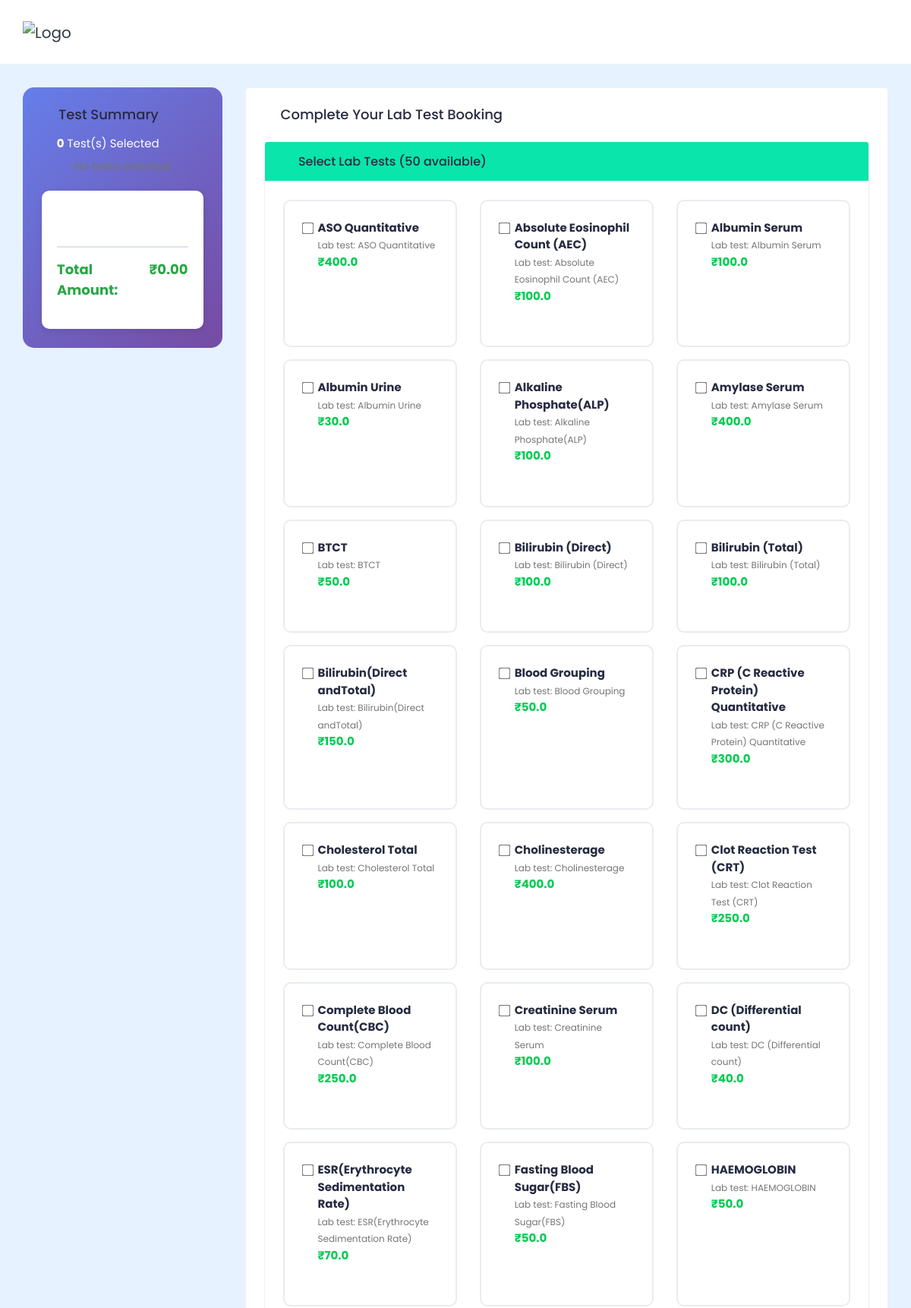
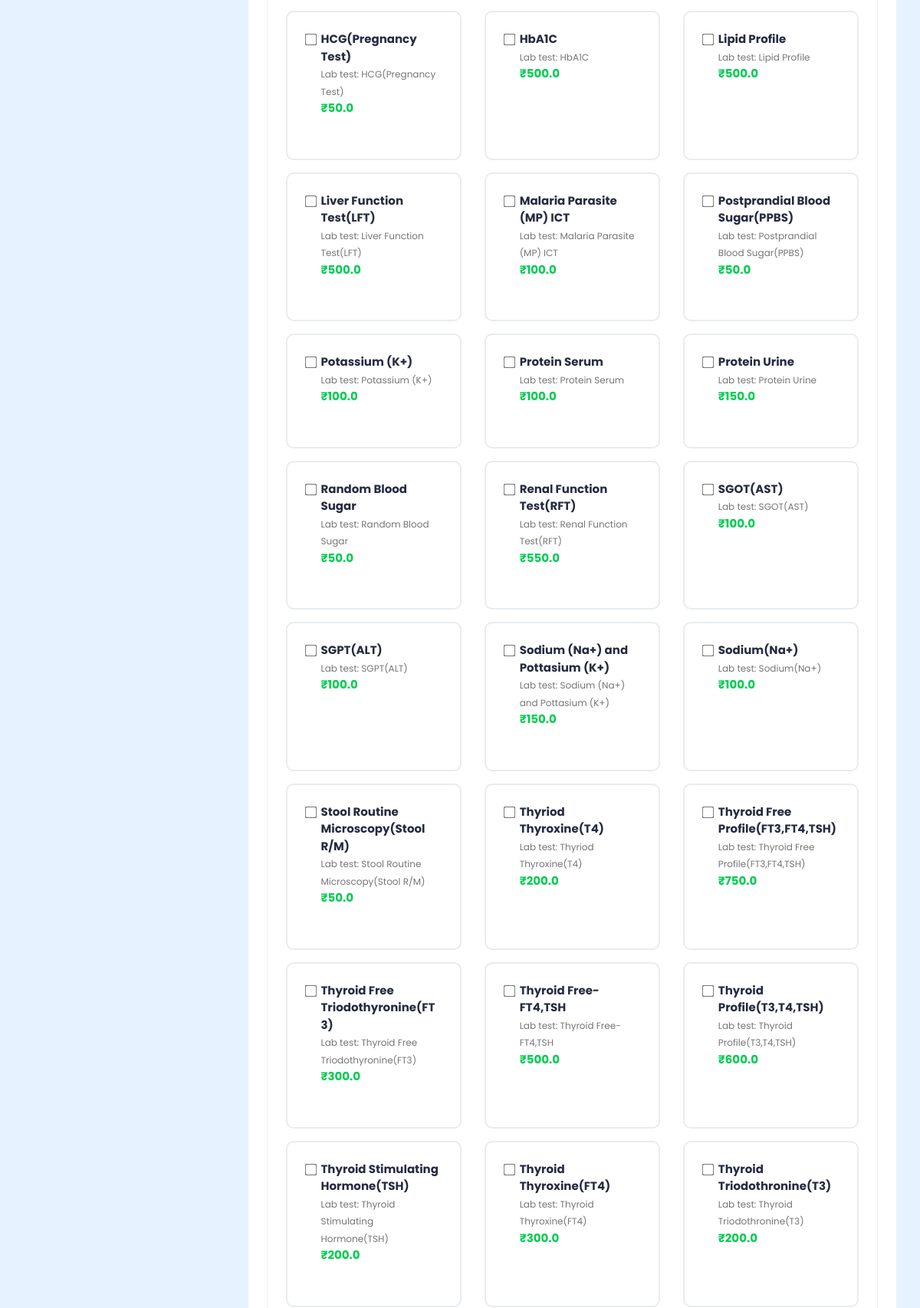
Page /razorpay/book-test/ (upper part) on the committed database (2 pictures, top to bottom).
### hospital_admin/models.py (models this page shows, shortened)
class Test_Information(models.Model):
    test_id = models.AutoField(primary_key=True)
    test_name = models.CharField(max_length=200, null=True, blank=True)
    test_price = models.CharField(max_length=200, null=True, blank=True)

### razorpay_payment/views.py (the view)
# urls.py: path('book-test/', views.standalone_test_booking, name='standalone-test-booking'),
def standalone_test_booking(request):
    try:
        from hospital_admin.models import Test_Information
        available_tests = Test_Information.objects.filter(
            test_status='active'  # Assuming there's a status field
        ).order_by('test_name') if hasattr(Test_Information, 'test_status') else Test_Information.objects.all().order_by('test_name')
        if not available_tests.exists():
            from doctor.models import Test
            doctor_tests = Test.objects.all().order_by('test_name')
            test_list = []
            for test in doctor_tests:
                test_list.append({
                    'id': test.id,
                    'name': test.test_name,
                    'price': float(test.amount) if hasattr(test, 'amount') and test.amount else 0,
                    'description': getattr(test, 'test_description', f'Lab test: {test.test_name}'),
                })
        else:
            test_list = []
            for test in available_tests:
                test_id = getattr(test, 'test_id', None) or getattr(test, 'id', None)
                test_name = getattr(test, 'test_name', 'Unknown Test')
                test_price = float(test.test_price) if test.test_price else 0
                test_description = f'Lab test: {test_name}'
                test_list.append({
                    'id': test_id,
                    'name': test_name,
                    'price': test_price,
                    'description': test_description,
                })
        home_collection_fee = 99.0
        context = {
            'available_tests': test_list,
            'home_collection_fee': home_collection_fee,
            'test_count': len(test_list),
        }
        return render(request, 'lab-test-booking.html', context)
    except Exception as e:
        messages.error(request, f'Error loading test booking page: {str(e)}')
        return redirect('patient-dashboard')

### templates/lab-test-booking.html (shortened to what this page needs)
{% load static %}
<!DOCTYPE html>
<html lang="en">
<head>
    <link rel="stylesheet" href="{% static 'HealthStack-System/css/Normal/bootstrap.min.css' %}">
    <link rel="stylesheet" href="{% static 'HealthStack-System/plugins/Normal/fontawesome/css/fontawesome.min.css' %}">
    <link rel="stylesheet" href="{% static 'HealthStack-System/plugins/Normal/fontawesome/css/all.min.css' %}">
    <link rel="stylesheet" href="{% static 'HealthStack-System/css/Normal/style.css' %}">
</head>
<body>
    <div class="main-wrapper">
        <header class="header">
            <nav class="navbar navbar-expand-lg header-nav">
                <div class="navbar-header">
                    <a href="{% url 'login' %}" class="navbar-brand logo">
                        <img src="{% static 'HealthStack-System/images/Normal/logo.png' %}" class="img-fluid" alt="Logo">
                    </a>
                </div>
            </nav>
        </header>
        <div class="content">
            <div class="container-fluid">
                <div class="row">
                    <div class="col-md-5 col-lg-4 col-xl-3 theiaStickySidebar">
                        <div class="test-summary-card">
                            <h4><i class="fas fa-flask mr-2"></i>Test Summary</h4>
                            <div class="mt-3">
                                <div id="selected-tests-count" class="mb-2">
                                    <i class="fas fa-vial mr-2"></i><strong id="test-count">0</strong> Test(s) Selected
                                </div>
                                <div class="test-list" id="selected-tests-list">
                                    <p class="text-center mb-0 text-muted">No tests selected</p>
                                </div>
                            </div>
                            <div class="price-breakdown">
                                <div class="price-row">
                                    <span>Tests Subtotal:</span>
                                    <span id="tests-subtotal">₹0</span>
                                </div>
                                <div class="price-row total">
                                    <span>Total Amount:</span>
                                    <span id="total-amount">₹{{ total_amount }}</span>
                                </div>
                            </div>
                        </div>
                    </div>
                    <div class="col-md-7 col-lg-8 col-xl-9">
                        <div class="card">
                            <div class="card-body">
                                <h4 class="card-title mb-4">
                                    <i class="fas fa-clipboard-list mr-2"></i>Complete Your Lab Test Booking
                                </h4>
                                {% if available_tests %}
                                    <div class="card mb-4">
                                        <div class="card-header bg-primary text-white">
                                            <h5 class="mb-0"><i class="fas fa-flask mr-2"></i>Select Lab Tests ({{ test_count }} available)</h5>
                                        </div>
                                        <div class="card-body">
                                            <div class="row">
                                                {% for test in available_tests %}
                                                <div class="col-md-6 col-lg-4 mb-3">
                                                    <div class="card test-selection-card h-100">
                                                        <div class="card-body">
                                                            <div class="form-check">
                                                                <input class="form-check-input test-checkbox"
                                                                       type="checkbox"
                                                                       name="selected_tests"
                                                                       value="{{ test.id }}"
                                                                       id="test_{{ test.id }}"
                                                                       data-price="{{ test.price }}">
                                                                <label class="form-check-label w-100" for="test_{{ test.id }}">
                                                                    <strong>{{ test.name }}</strong><br>
                                                                    <small class="text-muted">{{ test.description|truncatechars:60 }}</small><br>
                                                                    <span class="text-success font-weight-bold">₹{{ test.price }}</span>
                                                                </label>
                                                            </div>
                                                        </div>
                                                    </div>
                                                </div>
                                                {% endfor %}
                                            </div>
                                        </div>
                                    </div>
                                {% else %}
                                    <div class="alert alert-warning">
                                        <i class="fas fa-exclamation-triangle mr-2"></i>
                                        No lab tests are currently available. Please contact the lab administrator.
                                    </div>
                                {% endif %}
                            </div>
                        </div>
                    </div>
                </div>
            </div>
        </div>
    </div>
</body>
</html>

### templates/lab-test-booking.html (style rules this page uses)
.test-summary-card { background: linear-gradient(135deg, #667eea 0%, #764ba2 100%); color: white; border-radius: 15px; padding: 25px; margin-bottom: 25px; }
.test-selection-card { border: 2px solid #e9ecef; border-radius: 10px; transition: all 0.3s ease; cursor: pointer; }
.form-check-label { cursor: pointer; }
.test-checkbox { transform: scale(1.2); }
.price-breakdown { background: white; border-radius: 10px; padding: 20px; margin-top: 20px; box-shadow: 0 2px 10px rgba(0, 0, 0, 0.1); }
.price-row { display: flex; justify-content: space-between; margin-bottom: 10px; padding: 8px 0; }
.price-row.total { border-top: 2px solid #dee2e6; font-weight: 700; font-size: 18px; color: #28a745; margin-top: 15px; padding-top: 15px; }

### rows in the picture
Test_Information: name "ASO Quantitative"
Test_Information: name "Absolute Eosinophil Count (AEC)"
Test_Information: name "Albumin Serum"
Test_Information: name "Albumin Urine"
Test_Information: name "Alkaline Phosphate(ALP)"
Test_Information: name "Amylase Serum"
Test_Information: name "BTCT"
Test_Information: name "Bilirubin (Direct)"
Test_Information: name "Bilirubin (Total)"
Test_Information: name "Bilirubin(Direct andTotal)"
Test_Information: name "Blood Grouping"
Test_Information: name "CRP (C Reactive Protein) Quantitative"
Test_Information: name "Cholesterol Total"
Test_Information: name "Cholinesterage"
Test_Information: name "Clot Reaction Test (CRT)"
Test_Information: name "Complete Blood Count(CBC)"
Test_Information: name "Creatinine Serum"
Test_Information: name "DC (Differential count)"
Test_Information: name "ESR(Erythrocyte Sedimentation Rate)"
Test_Information: name "Fasting Blood Sugar(FBS)"
Test_Information: name "HAEMOGLOBIN"
Test_Information: name "HCG(Pregnancy Test)"
Test_Information: name "HbA1C"
Test_Information: name "Lipid Profile"
Test_Information: name "Liver Function Test(LFT)"
Test_Information: name "Malaria Parasite (MP) ICT"
Test_Information: name "Postprandial Blood Sugar(PPBS)"
Test_Information: name "Potassium (K+)"
Test_Information: name "Protein Serum"
Test_Information: name "Protein Urine"
Test_Information: name "Random Blood Sugar"
Test_Information: name "Renal Function Test(RFT)"
Test_Information: name "SGOT(AST)"
Test_Information: name "SGPT(ALT)"
Test_Information: name "Sodium (Na+) and Pottasium (K+)"
Test_Information: name "Sodium(Na+)"
Test_Information: name "Stool Routine Microscopy(Stool R/M)"
Test_Information: name "Thyriod Thyroxine(T4)"
Test_Information: name "Thyroid Free Profile(FT3,FT4,TSH)"
Test_Information: name "Thyroid Free Triodothyronine(FT3)"
Test_Information: name "Thyroid Free-FT4,TSH"
Test_Information: name "Thyroid Profile(T3,T4,TSH)"
Test_Information: name "Thyroid Stimulating Hormone(TSH)"
Test_Information: name "Thyroid Thyroxine(FT4)"
Test_Information: name "Thyroid Triodothronine(T3)"

### other values in the picture
{{ test_count }} "50"
{{ test.description|truncatechars:60 }} "Lab test: ASO Quantitative" "Lab test: Absolute Eosinophil Count (AEC)" "Lab test: Albumin Serum" "Lab test: Albumin Urine" "Lab test: Alkaline Phosphate(ALP)" "Lab test: Amylase Serum" "Lab test: BTCT" "Lab test: Bilirubin (Direct)" "Lab test: Bilirubin (Total)" "Lab test: Bilirubin(Direct andTotal)" "Lab test: Blood Grouping" "Lab test: CRP (C Reactive Protein) Quantitative" "Lab test: Cholesterol Total" "Lab test: Cholinesterage" "Lab test: Clot Reaction Test (CRT)" "Lab test: Complete Blood Count(CBC)" "Lab test: Creatinine Serum" "Lab test: DC (Differential count)" "Lab test: ESR(Erythrocyte Sedimentation Rate)" "Lab test: Fasting Blood Sugar(FBS)" "Lab test: HAEMOGLOBIN" "Lab test: HCG(Pregnancy Test)" "Lab test: HbA1C" "Lab test: Lipid Profile" "Lab test: Liver Function Test(LFT)" "Lab test: Malaria Parasite (MP) ICT" "Lab test: Postprandial Blood Sugar(PPBS)" "Lab test: Potassium (K+)" "Lab test: Protein Serum" "Lab test: Protein Urine" "Lab test: Random Blood Sugar" "Lab test: Renal Function Test(RFT)" "Lab test: SGOT(AST)" "Lab test: SGPT(ALT)" "Lab test: Sodium (Na+) and Pottasium (K+)" "Lab test: Sodium(Na+)" "Lab test: Stool Routine Microscopy(Stool R/M)" "Lab test: Thyriod Thyroxine(T4)" "Lab test: Thyroid Free Profile(FT3,FT4,TSH)" "Lab test: Thyroid Free Triodothyronine(FT3)" "Lab test: Thyroid Free-FT4,TSH" "Lab test: Thyroid Profile(T3,T4,TSH)" "Lab test: Thyroid Stimulating Hormone(TSH)" "Lab test: Thyroid Thyroxine(FT4)" "Lab test: Thyroid Triodothronine(T3)"
{{ test.price }} "400.0" "100.0" "100.0" "30.0" "100.0" "400.0" "50.0" "100.0" "100.0" "150.0" "50.0" "300.0" "100.0" "400.0" "250.0" "250.0" "100.0" "40.0" "70.0" "50.0" "50.0" "50.0" "500.0" "500.0" "500.0" "100.0" "50.0" "100.0" "100.0" "150.0" "50.0" "550.0" "100.0" "100.0" "150.0" "100.0" "50.0" "200.0" "750.0" "300.0" "500.0" "600.0" "200.0" "300.0" "200.0"
